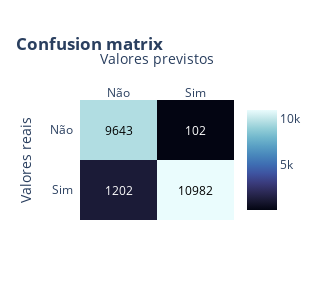
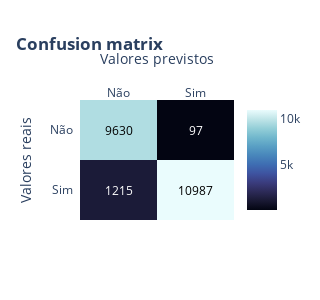

Source (notebook cell) for these figures, in order:
### Code cell
#Treinando, testando e avaliando os algoritmos
best_model, list_all_results = autoModel(X_train, Y_train, X_test, Y_test)

### Figure 1 — Plotly figure (JSON) as saved in the notebook; plotly's stock layout.template omitted (floating-point values rounded to 4 significant figures)
{"data": [{"colorscale": [[0, "rgb(3, 5, 18)"], [0.09091, "rgb(25, 25, 51)"], [0.1818, "rgb(44, 42, 87)"], [0.2727, "rgb(58, 60, 125)"], [0.3636, "rgb(62, 83, 160)"], [0.4545, "rgb(62, 109, 178)"], [0.5455, "rgb(72, 134, 187)"], [0.6364, "rgb(89, 159, 196)"], [0.7273, "rgb(114, 184, 205)"], [0.8182, "rgb(149, 207, 216)"], [0.9091, "rgb(192, 229, 232)"], [1, "rgb(234, 252, 253)"]], "reversescale": false, "showscale": true, "type": "heatmap", "x": ["Não", "Sim"], "y": ["Sim", "Não"], "z": [[1202, 10982], [9643, 102]]}], "layout": {"annotations": [{"font": {"color": "#FFFFFF"}, "showarrow": false, "text": "1202", "x": "Não", "xref": "x", "y": "Sim", "yref": "y"}, {"font": {"color": "#000000"}, "showarrow": false, "text": "10982", "x": "Sim", "xref": "x", "y": "Sim", "yref": "y"}, {"font": {"color": "#000000"}, "showarrow": false, "text": "9643", "x": "Não", "xref": "x", "y": "Não", "yref": "y"}, {"font": {"color": "#FFFFFF"}, "showarrow": false, "text": "102", "x": "Sim", "xref": "x", "y": "Não", "yref": "y"}], "height": 300, "title": {"text": "<span><b>Confusion matrix</b></span>"}, "width": 300, "xaxis": {"dtick": 1, "gridcolor": "rgb(0, 0, 0)", "side": "top", "ticks": "", "title": {"text": "Valores previstos"}}, "yaxis": {"dtick": 1, "ticks": "", "ticksuffix": "  ", "title": {"text": "Valores reais"}}}}

### Figure 2 — Plotly figure (JSON) as saved in the notebook; plotly's stock layout.template omitted (floating-point values rounded to 4 significant figures)
{"data": [{"colorscale": [[0, "rgb(3, 5, 18)"], [0.09091, "rgb(25, 25, 51)"], [0.1818, "rgb(44, 42, 87)"], [0.2727, "rgb(58, 60, 125)"], [0.3636, "rgb(62, 83, 160)"], [0.4545, "rgb(62, 109, 178)"], [0.5455, "rgb(72, 134, 187)"], [0.6364, "rgb(89, 159, 196)"], [0.7273, "rgb(114, 184, 205)"], [0.8182, "rgb(149, 207, 216)"], [0.9091, "rgb(192, 229, 232)"], [1, "rgb(234, 252, 253)"]], "reversescale": false, "showscale": true, "type": "heatmap", "x": ["Não", "Sim"], "y": ["Sim", "Não"], "z": [[1215, 10987], [9630, 97]]}], "layout": {"annotations": [{"font": {"color": "#FFFFFF"}, "showarrow": false, "text": "1215", "x": "Não", "xref": "x", "y": "Sim", "yref": "y"}, {"font": {"color": "#000000"}, "showarrow": false, "text": "10987", "x": "Sim", "xref": "x", "y": "Sim", "yref": "y"}, {"font": {"color": "#000000"}, "showarrow": false, "text": "9630", "x": "Não", "xref": "x", "y": "Não", "yref": "y"}, {"font": {"color": "#FFFFFF"}, "showarrow": false, "text": "97", "x": "Sim", "xref": "x", "y": "Não", "yref": "y"}], "height": 300, "title": {"text": "<span><b>Confusion matrix</b></span>"}, "width": 300, "xaxis": {"dtick": 1, "gridcolor": "rgb(0, 0, 0)", "side": "top", "ticks": "", "title": {"text": "Valores previstos"}}, "yaxis": {"dtick": 1, "ticks": "", "ticksuffix": "  ", "title": {"text": "Valores reais"}}}}
